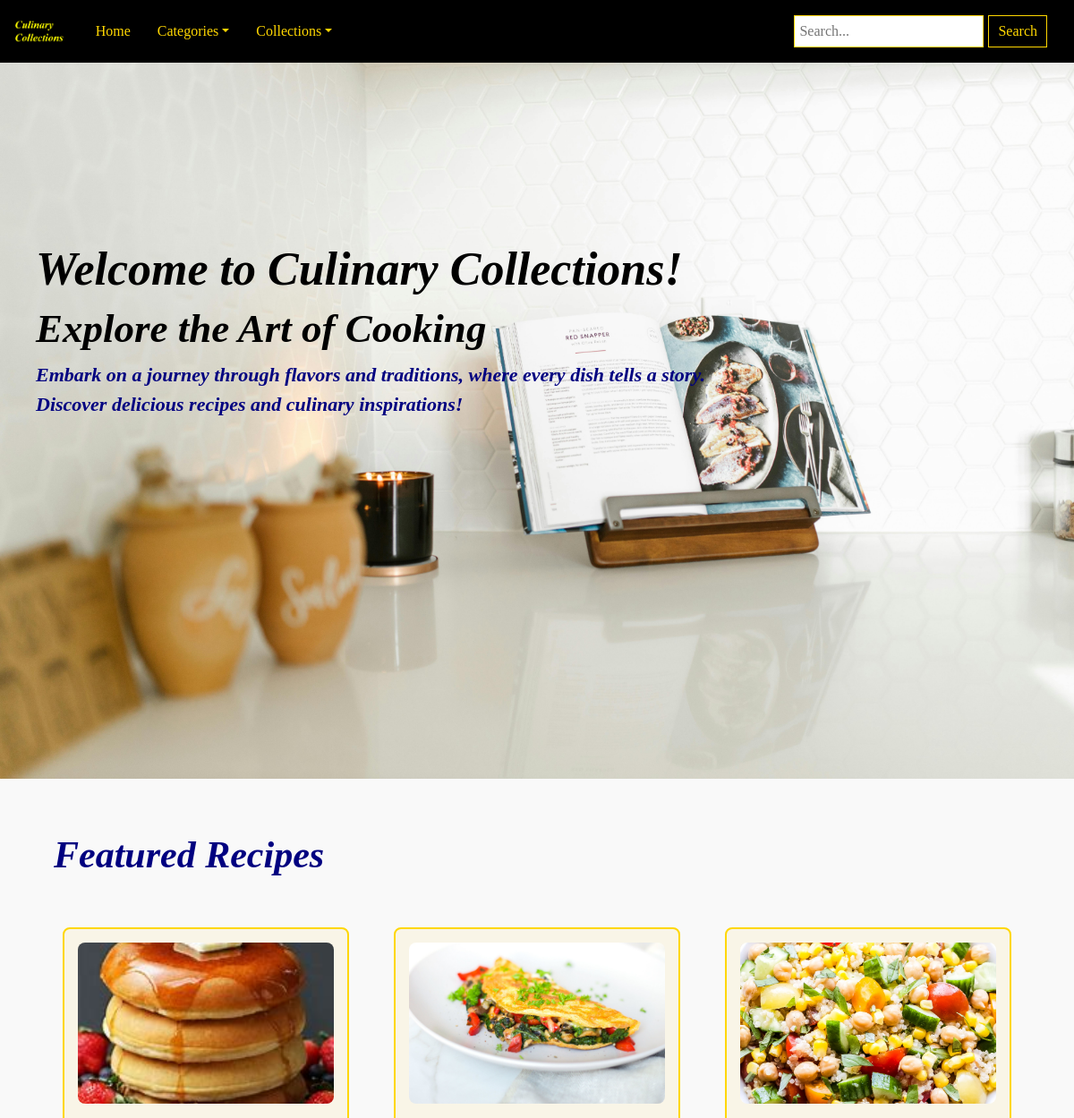
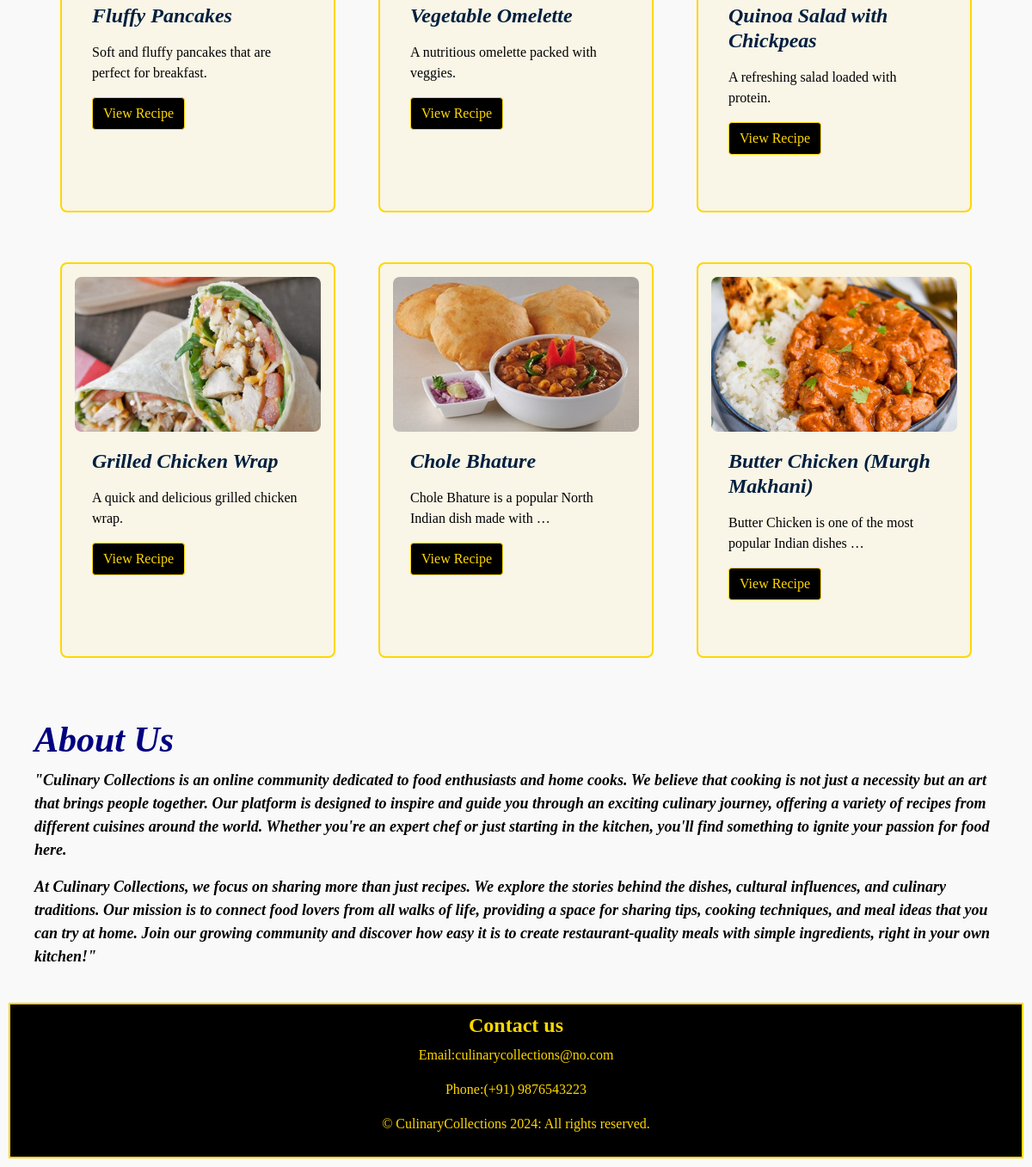
The page / on the database its author committed (2 pictures, top to bottom).
### recipes/models.py (models this page shows, shortened)
class Recipe(models.Model):
    TITLE_CHOICES = [
        ('veg', 'Vegetarian'),
        ('non_veg', 'Non-Vegetarian'),
        ('vegan', 'Vegan'),
    ]
    title = models.CharField(max_length=200)
    description = RichTextField()  # Enhanced text field for description
    ingredients = RichTextField()   # Enhanced text field for ingredients
    instructions = RichTextField()   # Enhanced text field for instructions
    prep_time = models.IntegerField()  # Time in minutes
    cook_time = models.IntegerField()  # Time in minutes
    servings = models.IntegerField()
    image = models.ImageField(upload_to='recipes/images/', null=True, blank=True)  # Recipe image
    category = models.ForeignKey(Category, on_delete=models.CASCADE)  # Link to Category
    collection = models.ManyToManyField(Collection, blank=True)  # Link to Collection (optional)
    recipe_type = models.CharField(max_length=10, choices=TITLE_CHOICES, default='veg')  # New field for recipe type

### recipes/views.py (the view)
# urls.py: 2. Add a URL to urlpatterns:  path('', views.home, name='home')
def home(request):
    recipes = Recipe.objects.all()[:6]  # Fetch a few recipes to feature
    categories = Category.objects.all()  # Fetch all categories
    collections = Collection.objects.all()  # Fetch all collections
    return render(request, 'recipes/main/home.html', {
        'recipes': recipes,
        'categories': categories,
        'collections': collections
    })

### templates/recipes/main/home.html (shortened to what this page needs)
{% extends 'recipes/partials/base.html' %}
{% load static %}
{% block content %}
<div id="starter">
    <img src="{% static 'recipes/images/p1.jpg' %}" class="img-fluid" alt="Background Image">
    <div class="banner-content">
        <h1>Welcome to Culinary Collections!</h1>
        <h2>Explore the Art of Cooking</h2>
        <p>Embark on a journey through flavors and traditions, where every dish tells a story. <br> Discover delicious recipes and culinary inspirations!</p>
    </div>
</div>
<div id="recipes">
    <h2>Featured Recipes</h2>
    <div class="row">
        {% for recipe in recipes %}
        <div class="col-md-4">
            <div class="card mt-5 recipe-card">
                {% if recipe.image %}
                    <img src="{{ recipe.image.url }}" alt="{{ recipe.title }}" class="recipe-image">
                {% else %}
                    <img src="{% static 'recipes/images/placeholder.jpg' %}" alt="No image available" class="recipe-image">
                {% endif %}
                <div class="card-body">
                    <h4> <strong> {{ recipe.title }} </strong></h4>
                    <p>{{ recipe.description|truncatewords:10 |safe  }}</p>
                    <a href="{% url 'recipe_detail' recipe.id %}" class="btn btn-primary">View Recipe</a>
                </div>
            </div>
        </div>
        {% endfor %}
    </div>
</div>
<div class="about-us">
    <h3>About Us</h3>
    <p>"Culinary Collections is an online community dedicated to food enthusiasts and home cooks. We believe that cooking is not just a necessity but an art that brings people together. Our platform is designed to inspire and guide you through an exciting culinary journey, offering a variety of recipes from different cuisines around the world. Whether you're an expert chef or just starting in the kitchen, you'll find something to ignite your passion for food here.</p>
    <p>At Culinary Collections, we focus on sharing more than just recipes. We explore the stories behind the dishes, cultural influences, and culinary traditions. Our mission is to connect food lovers from all walks of life, providing a space for sharing tips, cooking techniques, and meal ideas that you can try at home. Join our growing community and discover how easy it is to create restaurant-quality meals with simple ingredients, right in your own kitchen!"</p>
</div>
{% endblock %}

### templates/recipes/partials/base.html (shortened to what this page needs)
{% load static %}
<!doctype html>
<html lang="en">
<head>
    <link rel="stylesheet" href="https://cdn.jsdelivr.net/npm/bootstrap@4.1.3/dist/css/bootstrap.min.css">
    <link rel="stylesheet" href="{% static 'recipes/css/style.css' %}">
</head>
<body>
    <header>
        {% include 'recipes/partials/navbar.html' %}
    </header>
    <main>
        {% block content %}{% endblock %}
    </main>
    <footer>
        {% include 'recipes/partials/footer.html' %}
    </footer>
</body>
</html>

### templates/recipes/partials/navbar.html (shortened to what this page needs)
{% load static %}
<div class="navbar">
    <a href="{% url 'home' %}" class="navbar-brand">
        <img src="{% static 'recipes/images/brand.png' %}" alt="Brand Logo" style="height: 40px; vertical-align: middle;">
    </a>
    <ul class="navbar-menu">
        <li><a href="{% url 'home' %}">Home</a></li>
        <li class="dropdown">
            <a href="#" class="dropdown-toggle">Categories</a>
        </li>
        <li class="dropdown">
            <a href="#" class="dropdown-toggle">Collections</a>
        </li>
    </ul>
    <form class="search-bar" method="GET" action="{% url 'search_results' %}">
        <input type="text" name="q" placeholder="Search..." aria-label="Search">
        <button type="submit">Search</button>
    </form>
</div>

### templates/recipes/partials/footer.html
<footer class="footer">
      <div class="div_footer">
        <h4 style="font-weight: bolder;">Contact us</h4>
        <p>Email:culinarycollections@no.com</p>
        <p>Phone:(+91) 9876543223</p>
      </div>
      <div>
      <p> &copy; CulinaryCollections 2024: All rights reserved.</p>
        </div>
  </footer>

### static/recipes/css/style.css (style rules this page uses)
body { background-color: #f9f9f9; font-family: 'Times New Roman', Times, serif; overflow-x: hidden; }
.navbar { background-color: black; color: gold; padding: 10px; display: flex; justify-content: space-between; align-items: center; }
.navbar-menu { list-style-type: none; display: flex; align-items: center; margin: 0; padding: 0; }
.navbar-menu li { position: relative; margin: 0 15px; }
.navbar a { color: gold; text-decoration: none; }
.dropdown { position: relative; }
.dropdown-toggle { cursor: pointer; }
.search-bar { display: flex; align-items: center; margin-left: auto; margin-right: 20px; }
.search-bar input[type="text"] { padding: 5px; border: 1px solid gold; background-color: white; color: black; }
.search-bar button { background-color: black; color: gold; border: 1px solid gold; padding: 5px 10px; margin-left: 5px; }
#starter { height: 100vh; position: relative; overflow: hidden; }
#starter img { width: 100%; height: 100%; object-fit: cover; }
.banner-content { position: absolute; top: 180px; left: 20px; padding: 20px; }
.banner-content h1 { color: black; font-weight: bolder; font-size: 52px; font-style: italic; }
.banner-content h2 { color: black; font-weight: bold; font-style: italic; font-size: 45px; }
.banner-content p { color: navy; font-style: italic; font-weight: bold; font-size: 22px; }
#recipes { margin: 60px; }
.recipe-image { height: 200px; width: 200px; object-fit: cover; border-radius: 8px; }
.recipe-card { display: flex; flex-direction: column; justify-content: center; align-items: center; height: 400px; border: 2px solid gold; border-radius: 8px; padding: 15px; transition: transform 0.2s; }
.card-body h4 { color: #001f3f; font-weight: bolder; font-style: italic; }
.card-body p { color: black; }
.btn-primary { background-color: black; color: gold; border: 1px solid gold; }
.recipe-image { height: 150px; width: 150px; }
#recipes h2 { color: navy; font-weight: bolder; font-size: 42px; font-style: italic; }
.about-us { margin: 40px; }
.about-us h3 { color: navy; font-weight: bolder; font-size: 42px; font-style: italic; }
.about-us p { color: black; font-size: 18px; font-weight: bold; font-style: italic; }
.recipe-card { display: flex; flex-direction: column; justify-content: space-between; align-items: center; border: 2px solid gold; border-radius: 8px; padding: 15px; margin: 10px; margin-bottom: 10px; transition: transform 0.2s; background-color: #f9f5e7; height: 460px; }
.recipe-image { height: 180px; width: 100%; object-fit: cover; border-radius: 8px; }
.footer { background-color: black; color: gold; text-align: center; border: 2px solid gold; margin: 10px; padding: 10px; }

### rows shown on the page
Recipe: image (picture), title "Fluffy Pancakes", description "Soft and fluffy pancakes that are perfect for breakfast."
Recipe: image (picture), title "Vegetable Omelette", description "A nutritious omelette packed with veggies."
Recipe: image (picture), title "Quinoa Salad with Chickpeas", description "A refreshing salad loaded with protein."
Recipe: image (picture), title "Grilled Chicken Wrap", description "A quick and delicious grilled chicken wrap."
Recipe: image (picture), title "Chole Bhature", description "Chole Bhature is a popular North Indian dish made with …"
Recipe: image (picture), title "Butter Chicken (Murgh Makhani)", description "Butter Chicken is one of the most popular Indian dishes …"
